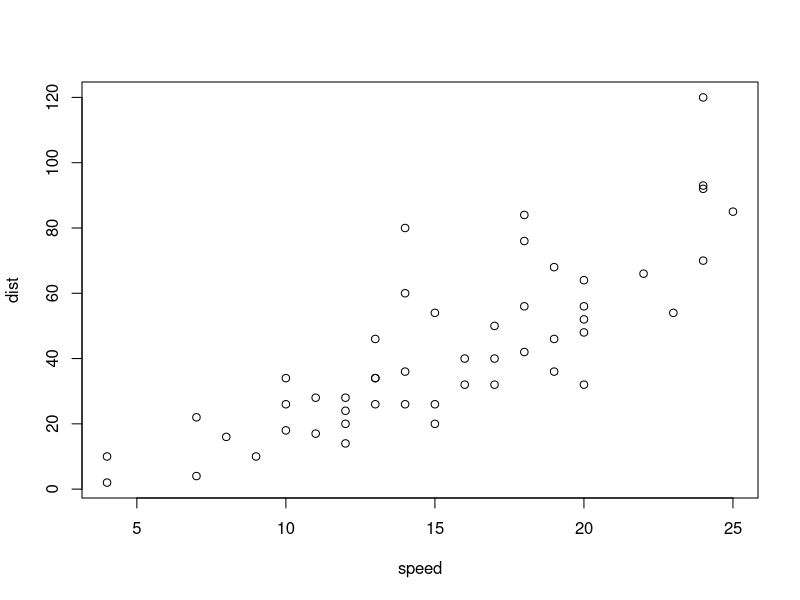
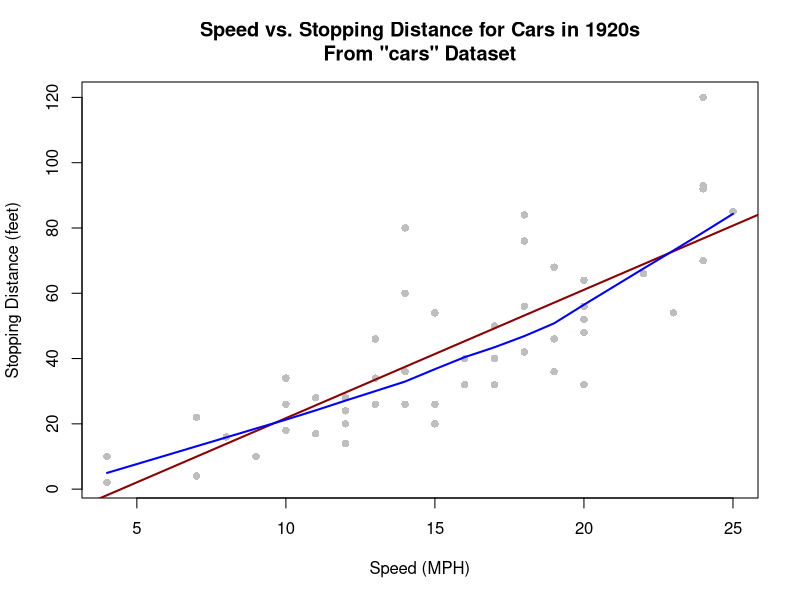
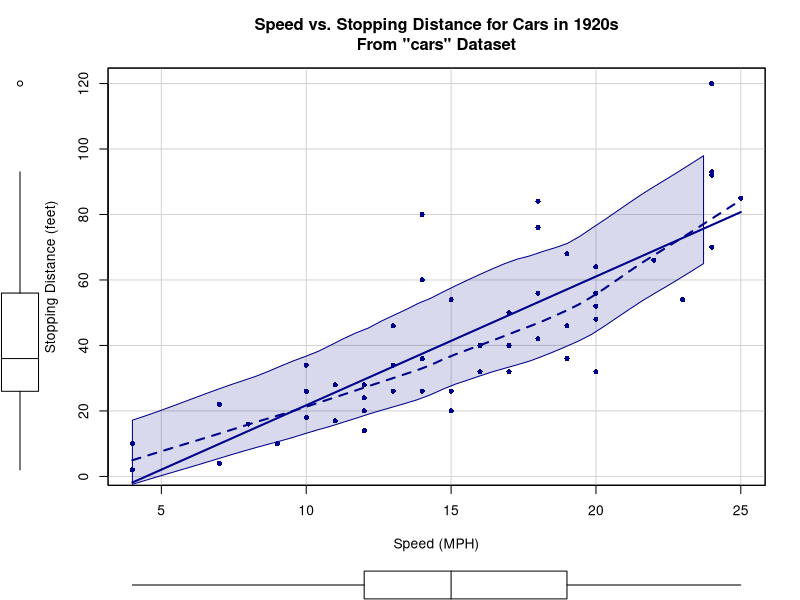

The R script that drew these images, in order:
# 06_03
# Creating Scatterplots

# Load data
?cars
data(cars)
cars

# Basic scatterplots
plot(cars)

# Modified scatterplot
plot(cars,
     pch = 16, 
     col = "gray",
     main = "Speed vs. Stopping Distance for Cars in 1920s\nFrom \"cars\" Dataset",
     xlab = "Speed (MPH)",
     ylab = "Stopping Distance (feet)")
# Linear regression line
abline(lm(cars$dist ~ cars$speed),
       col = "darkred",
       lwd = 2)
# "Locally weighted scatterplot smoothing"
lines(lowess(cars$speed, cars$dist),
      col = "blue",
      lwd = 2) # two pixels wide

# "car" package ("Companion to Applied Regression")
# Has many variations on scatterplots
install.packages("car")
help(package = car)
require(car)
install.packages("carData")
require(carData)

# "scatterplot" has marginal boxplots, smoothers, and quantile reqression intervals
scatterplot(cars$dist ~ cars$speed,
     pch = 16, 
     col = "darkblue",
     main = "Speed vs. Stopping Distance for Cars in 1920s\nFrom \"cars\" Dataset",
     xlab = "Speed (MPH)",
     ylab = "Stopping Distance (feet)")

?scatterplot

# Clean up
detach("package:car", unload = TRUE)
rm(list = ls())
